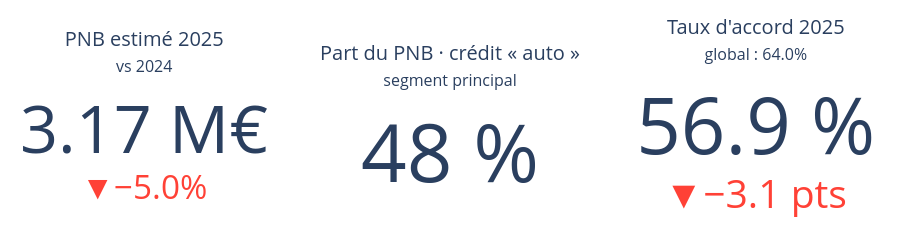

The code cell stored with this chart in its notebook:
### Markdown cell above
## 1. Les chiffres clés
Trois indicateurs `go.Indicator` : chiffre d'affaires de 2025 avec l'évolution par rapport à 2024, part de votre segment principal, taux de décision favorable.

### Code cell
from plotly.subplots import make_subplots
annee = df[cfg["date"]].dt.year
ca25, ca24 = df.loc[annee == 2025, cfg["ca"]].sum(), df.loc[annee == 2024, cfg["ca"]].sum()
seg_ca = df.groupby(cfg["segment"])[cfg["ca"]].sum()
seg_principal = seg_ca.idxmax()
part_seg = seg_ca.max() / seg_ca.sum()
taux_global = df[cfg["decision"]].mean()
taux_24, taux_25 = df.loc[annee == 2024, cfg["decision"]].mean(), df.loc[annee == 2025, cfg["decision"]].mean()

kpis = make_subplots(rows=1, cols=3, specs=[[{"type": "indicator"}] * 3])
kpis.add_trace(go.Indicator(mode="number+delta", value=ca25 / 1e6,
                            number={"suffix": " M€", "valueformat": ".2f"},
                            delta={"reference": ca24 / 1e6, "relative": True, "valueformat": ".1%"},
                            title={"text": "PNB estimé 2025<br><span style='font-size:0.8em'>vs 2024</span>"}), row=1, col=1)
kpis.add_trace(go.Indicator(mode="number", value=part_seg * 100, number={"suffix": " %", "valueformat": ".0f"},
                            title={"text": f"Part du PNB · crédit « {seg_principal} »<br><span style='font-size:0.8em'>segment principal</span>"}), row=1, col=2)
kpis.add_trace(go.Indicator(mode="number+delta", value=taux_25 * 100, number={"suffix": " %", "valueformat": ".1f"},
                            delta={"reference": taux_24 * 100, "valueformat": ".1f", "suffix": " pts"},
                            title={"text": f"Taux d'accord 2025<br><span style='font-size:0.8em'>global : {taux_global:.1%}</span>"}), row=1, col=3)
kpis.update_layout(height=230, margin=dict(t=70, b=10, l=20, r=20), paper_bgcolor="white", font=dict(size=14))
kpis.show()

### Figure 1 — Plotly figure (JSON) as saved in the notebook; plotly's stock layout.template omitted (floating-point values rounded to 4 significant figures)
{"data": [{"delta": {"reference": 3.332, "relative": true, "valueformat": ".1%"}, "domain": {"x": [0.0, 0.2889], "y": [0.0, 1.0]}, "mode": "number+delta", "number": {"suffix": " M€", "valueformat": ".2f"}, "title": {"text": "PNB estimé 2025<br><span style='font-size:0.8em'>vs 2024</span>"}, "type": "indicator", "value": 3.165}, {"domain": {"x": [0.3556, 0.6444], "y": [0.0, 1.0]}, "mode": "number", "number": {"suffix": " %", "valueformat": ".0f"}, "title": {"text": "Part du PNB · crédit « auto »<br><span style='font-size:0.8em'>segment principal</span>"}, "type": "indicator", "value": 48.12}, {"delta": {"reference": 60.0, "suffix": " pts", "valueformat": ".1f"}, "domain": {"x": [0.7111, 1.0], "y": [0.0, 1.0]}, "mode": "number+delta", "number": {"suffix": " %", "valueformat": ".1f"}, "title": {"text": "Taux d'accord 2025<br><span style='font-size:0.8em'>global : 64.0%</span>"}, "type": "indicator", "value": 56.86}], "layout": {"font": {"size": 14}, "height": 230, "margin": {"b": 10, "l": 20, "r": 20, "t": 70}, "paper_bgcolor": "white"}}
